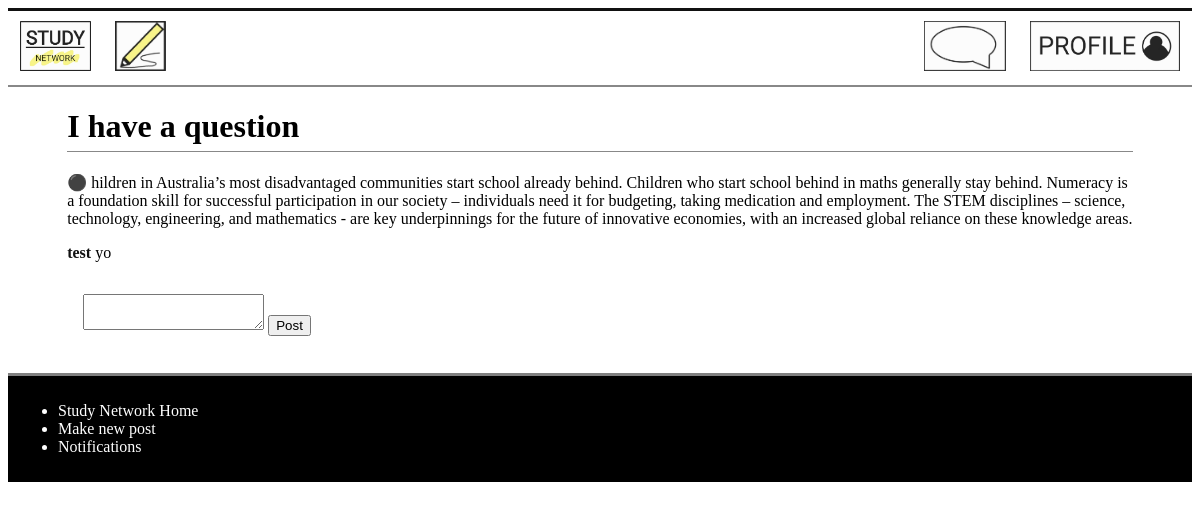
/comment/60 (signed in), run on an earlier commit of the app's database.
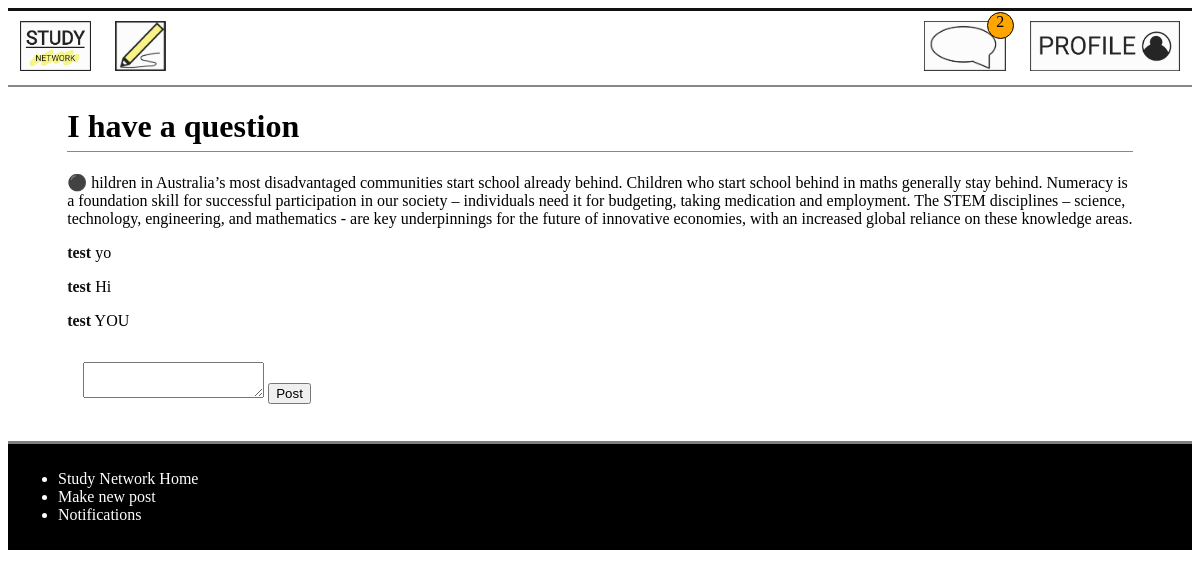
And on a later commit of the database.
### models.py (models this page shows)
class Comment(db.Model):
    __tablename__ = 'Comment'
    id = db.Column(db.Integer, primary_key=True)
    Post_id = db.Column(db.Integer, db.ForeignKey('Post.id'), nullable = True)
    User_id = db.Column(db.Integer, db.ForeignKey('User.id'), nullable = False)
    comment = db.Column(db.Text, nullable = False)
    user = db.relationship('Post', back_populates='posts')
    post = db.relationship('User', back_populates='users')

class User(db.Model):
    __tablename__ = 'User'
    id = db.Column(db.Integer, primary_key=True)
    username = db.Column(db.Text)
    email = db.Column(db.Text)
    password = db.Column(db.Text)
    user_post = db.relationship('Post', back_populates='post_user')
    notifications_user = db.relationship('Notification', back_populates='users_notification')
    users = db.relationship('Comment', back_populates='post')

### main.py (the view, shortened to what this page needs)
@app.route('/comment/<int:id>', methods=['GET', 'POST'])
def comment(id):
    form = Comment()
    post_info = db.session.query(models.Post).filter_by(id = id).first_or_404()
    user_info = db.session.query(models.User).filter_by(id = session['logged_in_user']).first()
    comments = db.session.query(models.Comment).filter_by(Post_id = id).all()
    if g.logged_in_user == None:
        return redirect(url_for('signin'))
    elif request.method == 'GET':# display all the comments in the post
        if comments == Null:
            return render_template('comment.html', form=form, post_info=post_info)
        else:
            return render_template('comment.html', form=form, comments=comments, post_info=post_info)

### forms.py
class Comment(FlaskForm):
    comment = TextAreaField('Write your comment or reply here', validators=[DataRequired()])

### main.py (called while the page is built)
@app.context_processor
def notification_processor():
    if  g.logged_in_user:
        num_notification = models.Notification.query.filter_by(user_id = session['logged_in_user']).all()
        if len(num_notification) > 99:
            return dict(num_notification = '99..') #When the number of notification is too big, it just shows 99+.
        else:
            return dict(num_notification = len(num_notification))
    else:
        return dict(num_notification = 'No one is logged in')

@app.before_request
def before_request():
    g.logged_in_user = None
    if 'logged_in_user' in session:
        g.logged_in_user = session['logged_in_user']

### templates/comment.html (shortened to what this page needs)
{% extends 'layout.html' %}
{% block content %}
<main>
<h1>{{post_info.title}}</h1>
<p>⚫ {{ post_info.discussion }}</p>
{% for comment in comments %}
    <p><a class='name'href='/profile/{{comment.post.id}}'><strong>{{comment.post.username}}</strong></a> {{ comment.comment }}</p>
{% endfor %}
<form method='POST' enctype='multipart/form-data'>
    {{ form.comment }}
    <input type='submit' value='Post'>
</form>
</main>
{% endblock %}

What changed in the data, as far as the page shows it:
added Comment: post.username "test", comment "Hi"
added Comment: post.username "test", comment "YOU"
Also different on the page:
{{ num_notification }}: (not shown) → "2"
